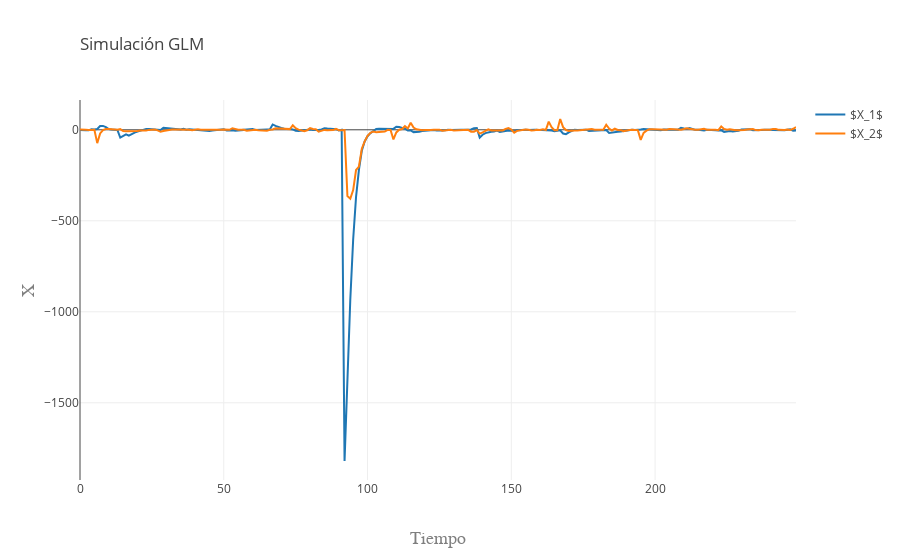

The notebook cell saved with this chart:
### Code cell
trace1 = go.Scatter(
    y = X.T[0],
    x = np.arange(nobs),
    name = '$X_1$'
)

trace2 = go.Scatter(
    y = X.T[1],
    x = np.arange(nobs),
    name = '$X_2$'
)

data = [trace1, trace2]
layout = go.Layout(
    title=go.layout.Title(
        text='Simulación GLM',
        xref='paper',
        x=0
    ),
    xaxis=go.layout.XAxis(
        title=go.layout.xaxis.Title(
            text='Tiempo',
            font=dict(
                family='Arial',
                size=18,
                color='#7f7f7f'
            )
        )
    ),
    yaxis=go.layout.YAxis(
        title=go.layout.yaxis.Title(
            text='X',
            font=dict(
                family='Arial',
                size=18,
                color='#7f7f7f'
            )
        )
    )
)
fig = go.Figure(data=data, layout=layout)
py.iplot(fig, filename='GLM')

### Figure 1 — Plotly figure (JSON) as saved in the notebook; plotly's stock layout.template omitted (floating-point values rounded to 4 significant figures; data arrays with more than 128 entries replaced by an {"elided": "..."} marker saying what was removed)
{"data": [{"name": "$X_1$", "type": "scatter", "uid": "39ec275c-2541-4f43-9c45-44a74d54831b", "x": {"elided": "250 int values"}, "y": {"elided": "250 float values"}}, {"name": "$X_2$", "type": "scatter", "uid": "32ce6338-009b-4cb0-91fc-75b9b31bfa6c", "x": {"elided": "250 int values"}, "y": {"elided": "250 float values"}}], "layout": {"autosize": true, "title": {"text": "Simulación GLM", "x": 0, "xref": "paper"}, "xaxis": {"autorange": true, "range": [0, 249], "title": {"font": {"color": "#7f7f7f", "family": "Arial", "size": 18}, "text": "Tiempo"}, "type": "linear"}, "yaxis": {"autorange": true, "range": [-1924.0, 163.8], "title": {"font": {"color": "#7f7f7f", "family": "Arial", "size": 18}, "text": "X"}, "type": "linear"}}}
